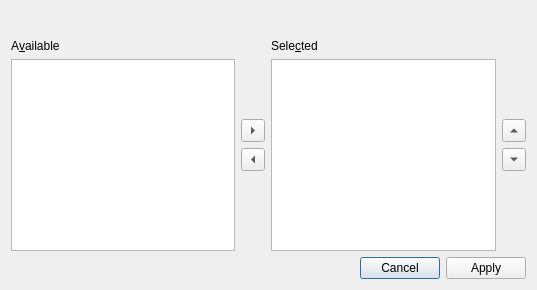
<?xml version="1.0" encoding="UTF-8"?>
<ui version="4.0">
 <class>SelectItemsPopup</class>
 <widget class="QDialog" name="SelectItemsPopup">
  <property name="geometry">
   <rect>
    <x>0</x>
    <y>0</y>
    <width>537</width>
    <height>290</height>
   </rect>
  </property>
  <layout class="QVBoxLayout" name="verticalLayout_5">
   <item>
    <spacer name="spacer">
     <property name="orientation">
      <enum>Qt::Vertical</enum>
     </property>
     <property name="sizeHint" stdset="0">
      <size>
       <width>0</width>
       <height>15</height>
      </size>
     </property>
    </spacer>
   </item>
   <item>
    <layout class="QHBoxLayout" name="horizontalLayout">
     <item>
      <layout class="QVBoxLayout" name="verticalLayout">
       <item>
        <widget class="QLabel" name="label">
         <property name="text">
          <string>A&amp;vailable</string>
         </property>
         <property name="buddy">
          <cstring>listAvailable</cstring>
         </property>
        </widget>
       </item>
       <item>
        <widget class="QListWidget" name="listAvailable">
         <property name="editTriggers">
          <set>QAbstractItemView::NoEditTriggers</set>
         </property>
         <property name="showDropIndicator" stdset="0">
          <bool>false</bool>
         </property>
         <property name="alternatingRowColors">
          <bool>true</bool>
         </property>
        </widget>
       </item>
      </layout>
     </item>
     <item>
      <layout class="QVBoxLayout" name="verticalLayout_3">
       <item>
        <spacer name="verticalSpacer">
         <property name="orientation">
          <enum>Qt::Vertical</enum>
         </property>
         <property name="sizeHint" stdset="0">
          <size>
           <width>20</width>
           <height>40</height>
          </size>
         </property>
        </spacer>
       </item>
       <item>
        <widget class="QToolButton" name="buttonSelect">
         <property name="arrowType">
          <enum>Qt::RightArrow</enum>
         </property>
        </widget>
       </item>
       <item>
        <widget class="QToolButton" name="buttonUnselect">
         <property name="arrowType">
          <enum>Qt::LeftArrow</enum>
         </property>
        </widget>
       </item>
       <item>
        <spacer name="verticalSpacer_2">
         <property name="orientation">
          <enum>Qt::Vertical</enum>
         </property>
         <property name="sizeHint" stdset="0">
          <size>
           <width>20</width>
           <height>40</height>
          </size>
         </property>
        </spacer>
       </item>
      </layout>
     </item>
     <item>
      <layout class="QVBoxLayout" name="verticalLayout_2">
       <item>
        <widget class="QLabel" name="label_2">
         <property name="text">
          <string>Sele&amp;cted</string>
         </property>
         <property name="buddy">
          <cstring>listSelected</cstring>
         </property>
        </widget>
       </item>
       <item>
        <widget class="QListWidget" name="listSelected">
         <property name="editTriggers">
          <set>QAbstractItemView::NoEditTriggers</set>
         </property>
         <property name="showDropIndicator" stdset="0">
          <bool>false</bool>
         </property>
         <property name="dragDropMode">
          <enum>QAbstractItemView::InternalMove</enum>
         </property>
         <property name="alternatingRowColors">
          <bool>true</bool>
         </property>
        </widget>
       </item>
      </layout>
     </item>
     <item>
      <layout class="QVBoxLayout" name="verticalLayout_4">
       <item>
        <spacer name="verticalSpacer_3">
         <property name="orientation">
          <enum>Qt::Vertical</enum>
         </property>
         <property name="sizeHint" stdset="0">
          <size>
           <width>20</width>
           <height>40</height>
          </size>
         </property>
        </spacer>
       </item>
       <item>
        <widget class="QToolButton" name="buttonUp">
         <property name="arrowType">
          <enum>Qt::UpArrow</enum>
         </property>
        </widget>
       </item>
       <item>
        <widget class="QToolButton" name="buttonDown">
         <property name="arrowType">
          <enum>Qt::DownArrow</enum>
         </property>
        </widget>
       </item>
       <item>
        <spacer name="verticalSpacer_4">
         <property name="orientation">
          <enum>Qt::Vertical</enum>
         </property>
         <property name="sizeHint" stdset="0">
          <size>
           <width>20</width>
           <height>40</height>
          </size>
         </property>
        </spacer>
       </item>
      </layout>
     </item>
    </layout>
   </item>
   <item>
    <widget class="QDialogButtonBox" name="buttonBox">
     <property name="standardButtons">
      <set>QDialogButtonBox::Apply|QDialogButtonBox::Cancel</set>
     </property>
    </widget>
   </item>
  </layout>
 </widget>
 <tabstops>
  <tabstop>listAvailable</tabstop>
  <tabstop>listSelected</tabstop>
  <tabstop>buttonSelect</tabstop>
  <tabstop>buttonUnselect</tabstop>
 </tabstops>
 <resources/>
 <connections>
  <connection>
   <sender>buttonSelect</sender>
   <signal>clicked()</signal>
   <receiver>SelectItemsPopup</receiver>
   <slot>selectItem()</slot>
   <hints>
    <hint type="sourcelabel">
     <x>263</x>
     <y>115</y>
    </hint>
    <hint type="destinationlabel">
     <x>2</x>
     <y>203</y>
    </hint>
   </hints>
  </connection>
  <connection>
   <sender>buttonUnselect</sender>
   <signal>clicked()</signal>
   <receiver>SelectItemsPopup</receiver>
   <slot>unselectItem()</slot>
   <hints>
    <hint type="sourcelabel">
     <x>257</x>
     <y>159</y>
    </hint>
    <hint type="destinationlabel">
     <x>515</x>
     <y>186</y>
    </hint>
   </hints>
  </connection>
  <connection>
   <sender>listAvailable</sender>
   <signal>doubleClicked(QModelIndex)</signal>
   <receiver>SelectItemsPopup</receiver>
   <slot>selectItem(QModelIndex)</slot>
   <hints>
    <hint type="sourcelabel">
     <x>124</x>
     <y>45</y>
    </hint>
    <hint type="destinationlabel">
     <x>115</x>
     <y>0</y>
    </hint>
   </hints>
  </connection>
  <connection>
   <sender>listSelected</sender>
   <signal>doubleClicked(QModelIndex)</signal>
   <receiver>SelectItemsPopup</receiver>
   <slot>unselectItem(QModelIndex)</slot>
   <hints>
    <hint type="sourcelabel">
     <x>377</x>
     <y>96</y>
    </hint>
    <hint type="destinationlabel">
     <x>383</x>
     <y>4</y>
    </hint>
   </hints>
  </connection>
  <connection>
   <sender>buttonBox</sender>
   <signal>rejected()</signal>
   <receiver>SelectItemsPopup</receiver>
   <slot>reject()</slot>
   <hints>
    <hint type="sourcelabel">
     <x>262</x>
     <y>258</y>
    </hint>
    <hint type="destinationlabel">
     <x>262</x>
     <y>140</y>
    </hint>
   </hints>
  </connection>
  <connection>
   <sender>buttonBox</sender>
   <signal>clicked(QAbstractButton*)</signal>
   <receiver>SelectItemsPopup</receiver>
   <slot>buttonBoxClicked(QAbstractButton*)</slot>
   <hints>
    <hint type="sourcelabel">
     <x>262</x>
     <y>258</y>
    </hint>
    <hint type="destinationlabel">
     <x>262</x>
     <y>140</y>
    </hint>
   </hints>
  </connection>
  <connection>
   <sender>buttonDown</sender>
   <signal>clicked()</signal>
   <receiver>SelectItemsPopup</receiver>
   <slot>moveItemDown()</slot>
   <hints>
    <hint type="sourcelabel">
     <x>513</x>
     <y>153</y>
    </hint>
    <hint type="destinationlabel">
     <x>268</x>
     <y>144</y>
    </hint>
   </hints>
  </connection>
  <connection>
   <sender>buttonUp</sender>
   <signal>clicked()</signal>
   <receiver>SelectItemsPopup</receiver>
   <slot>moveItemUp()</slot>
   <hints>
    <hint type="sourcelabel">
     <x>513</x>
     <y>124</y>
    </hint>
    <hint type="destinationlabel">
     <x>268</x>
     <y>144</y>
    </hint>
   </hints>
  </connection>
 </connections>
 <slots>
  <slot>selectItem(QModelIndex)</slot>
  <slot>unselectItem(QModelIndex)</slot>
  <slot>selectItem()</slot>
  <slot>unselectItem()</slot>
  <slot>buttonBoxClicked(QAbstractButton*)</slot>
  <slot>moveItemUp()</slot>
  <slot>moveItemDown()</slot>
 </slots>
</ui>
